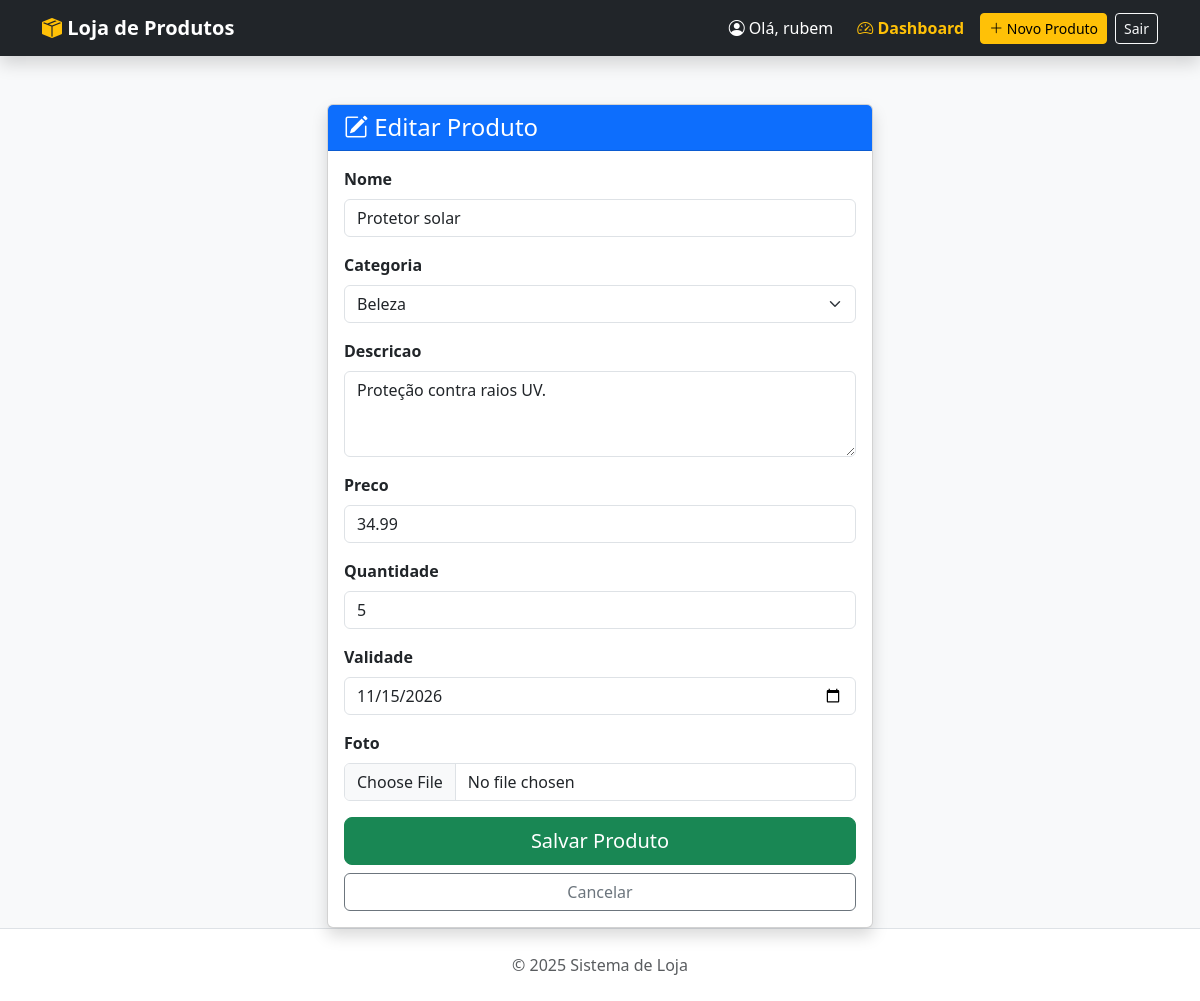
The app's page /editar/4/ (signed in) with its own data.
### gestao/models.py (models this page shows, shortened)
class Produto(models.Model):
    nome = models.CharField(max_length=100)
    descricao = models.TextField()
    preco = models.DecimalField(max_digits=10, decimal_places=2)
    validade = models.DateField()
    quantidade = models.IntegerField(default=0)
    foto = models.ImageField(upload_to='produtos/', blank=True, null=True)
    categoria = models.ForeignKey(Categoria, on_delete=models.SET_NULL, null=True, blank=True)

### gestao/views.py (the view)
# urls.py: path('editar/<int:produto_id>/', views.produto_edit, name='produto_edit'),
@login_required
def produto_edit(request, produto_id):
    produto = get_object_or_404(Produto, pk=produto_id)
    if request.method == "POST":
     form = ProdutoForm(request.POST, request.FILES, instance=produto)
     if form.is_valid():
         form.save()
         return redirect('produto_list')
    else:
         form = ProdutoForm(instance=produto)
    return render(request, 'gestao/produto_novo.html', {'form': form})

### gestao/forms.py
class ProdutoForm(forms.ModelForm):
    class Meta:
        model = Produto
        fields = ['nome', 'categoria', 'descricao', 'preco', 'quantidade','validade', 'foto']
        widgets = {
            'nome': forms.TextInput(attrs={'class': 'form-control', 'placeholder': 'Ex: Notebook Dell'}),
            'descricao': forms.Textarea(attrs={'class': 'form-control', 'rows': 3}),
            'preco': forms.NumberInput(attrs={'class': 'form-control', 'placeholder': '0.00'}),
            'quantidade': forms.NumberInput(attrs={'class': 'form-control', 'placeholder': 'Qtd em estoque'}),
            'validade': forms.DateInput(attrs={'class': 'form-control', 'type': 'date'}),
            'categoria': forms.Select(attrs={'class': 'form-select'}),
            'foto': forms.FileInput(attrs={'class': 'form-control'}),
        }

### gestao/models.py (called while the page is built)
    def __str__(self):
        return self.nome

### gestao/templates/gestao/produto_novo.html (shortened to what this page needs)
{% extends 'gestao/base.html' %}
{% block content %}
<div class="row justify-content-center">
    <div class="col-md-6">
        <div class="card shadow">
            <div class="card-header bg-primary text-white">
                <h4 class="mb-0">
                    <i class="bi bi-pencil-square"></i>
                     {% if form.instance.pk %}Editar Produto{% else %}Novo Produto{% endif %}
                </h4>
            </div>
            <div class="card-body">
                <form method="POST" enctype="multipart/form-data">
                    {% for field in form %}
                    <div class="mb-3">
                        <label class="form-label fw-bold">{{ field.label }}</label>
                        {{ field }}
                    </div>
                    {% endfor %}
                    <div class="d-grid gap-2">
                        <button type="submit" class="btn btn-success btn-lg">Salvar Produto</button>
                        <a href="{% url 'produto_list' %}" class="btn btn-outline-secondary">Cancelar</a>
                    </div>
                </form>
            </div>
        </div>
    </div>
</div>
{% endblock %}

### gestao/templates/gestao/base.html (shortened to what this page needs)
<!DOCTYPE html>
<html lang="pt-br">
<head>
    <link href="https://cdn.jsdelivr.net/npm/bootstrap@5.3.0/dist/css/bootstrap.min.css" rel="stylesheet">
    <link rel="stylesheet" href="https://cdn.jsdelivr.net/npm/bootstrap-icons@1.11.3/font/bootstrap-icons.min.css">
</head>
<body class="d-flex flex-column min-vh-100 bg-light">
    <nav class="navbar navbar-expand-lg navbar-dark bg-dark shadow">
        <div class="container">
            <a class="navbar-brand fw-bold" href="/">
                <i class="bi bi-box-seam-fill text-warning"></i> Loja de Produtos
            </a>
            <div class="collapse navbar-collapse" id="navbarNav">
                <ul class="navbar-nav ms-auto align-items-center">
                    {% if user.is_authenticated %}
                        <li class="nav-item me-3 text-white">
                            <i class="bi bi-person-circle"></i> Olá, {{ user.username }}
                        </li>
                        {% if user.is_staff %}
                        <li class="nav-item me-2">
                            <a class="nav-link text-warning fw-bold" href="{% url 'dashboard' %}">
                                <i class="bi bi-speedometer2"></i> Dashboard
                            </a>
                        </li>
                        {% endif %}
                        <li class="nav-item">
                            <a class="btn btn-warning btn-sm" href="{% url 'produto_novo' %}">
                                <i class="bi bi-plus-lg"></i> Novo Produto
                            </a>
                        </li>
                        <li class="nav-item ms-2">
                            <form action="{% url 'logout' %}" method="post" class="d-inline">
                                <button type="submit" class="btn btn-outline-light btn-sm">Sair</button>
                            </form>
                        </li>
                    {% else %}
                        <li class="nav-item">
                            <a class="btn btn-outline-light btn-sm" href="{% url 'login' %}">
                                <i class="bi bi-box-arrow-in-right"></i> Fazer Login
                            </a>
                        </li>
                    {% endif %}
                </ul>
            </div>
        </div>
    </nav>
    <div class="container mt-5">
        {% block content %}
        {% endblock %}
    </div>
    <footer class="bg-white text-center py-4 mt-auto border-top">
        <div class="container">
            <p class="mb-0 text-muted">&copy; 2025 Sistema de Loja</p>
        </div>
    </footer>
</body>
</html>

### records on screen
Produto: form "Protetor solar" "Beleza" "Proteção contra raios UV." "34.99" "5" "11/15/2026"

### other values on screen
{{ user.username }} "rubem"
{{ field.label }} "Nome" "Categoria" "Descricao" "Preco" "Quantidade" "Validade" "Foto"
